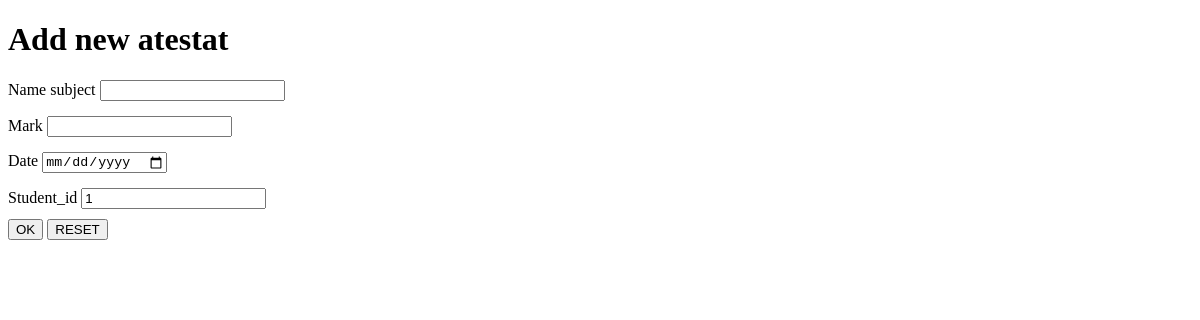
The app's page /atestat/add, older data.
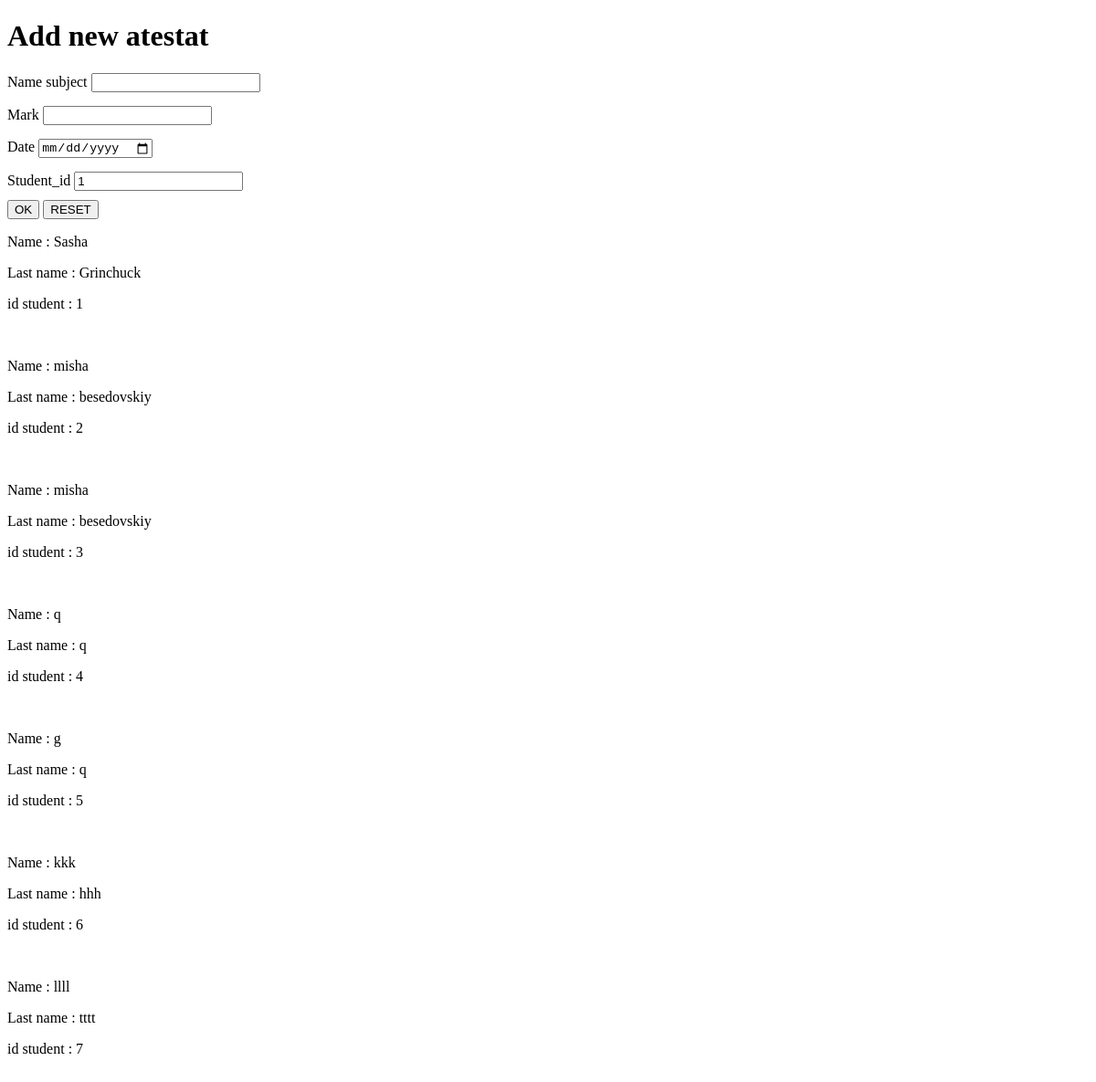
The same page, newer data.
### students/models.py (models this page shows)
class Student(models.Model):
    name = models.CharField(max_length=255, null=False, blank=False)
    surname = models.CharField(max_length=255, null=False, blank=False)
    avg_mark = models.IntegerField()
    group = models.ForeignKey(Group, on_delete=models.CASCADE, null=False)

### atestat/views.py (the view, shortened to what this page needs)
# urls.py: path('add', addAtestat),
def addAtestat(request):
    if request.method == 'GET':
        return HttpResponse(render(request, 'atestat.html', {'values': Student.objects.values() }))
    return redirect('/groups/all')

### templates/atestat.html (shortened to what this page needs)
<!DOCTYPE html>
<html lang="en">
<head>
</head>
<body>
<h1>
    Add new atestat
</h1>
<form method="POST" action = 'http://localhost:8000/atestat/add'>
<label class="p">
    Name subject <input type="text" name="name" required>
</label>
<label class="p">
    Mark <input type="number" name="mark" required>
</label>
<label class="p">
    Date <input type="date" name="date" required>
</label>
<label class="p">
    Student_id <input type="number" name="student_id" value="1" required>
</label>
<input type="submit" value="OK">
<input type="reset" value="RESET">
     {% for value in values %}
    <p> Name : {{ value.name }}</p>
    <p> Last name : {{ value.surname }}</p>
    <p> id student : {{ value.id }}</p>
    <br/>
{% endfor %}
</form>
</body>
</html>

Row changes from the older to the newer data that the page shows:
added Student: name "Sasha", surname "Grinchuck", id "1"
added Student: name "misha", surname "besedovskiy", id "2"
added Student: name "misha", surname "besedovskiy", id "3"
added Student: name "q", surname "q", id "4"
added Student: name "g", surname "q", id "5"
added Student: name "kkk", surname "hhh", id "6"
added Student: name "llll", surname "tttt", id "7"
